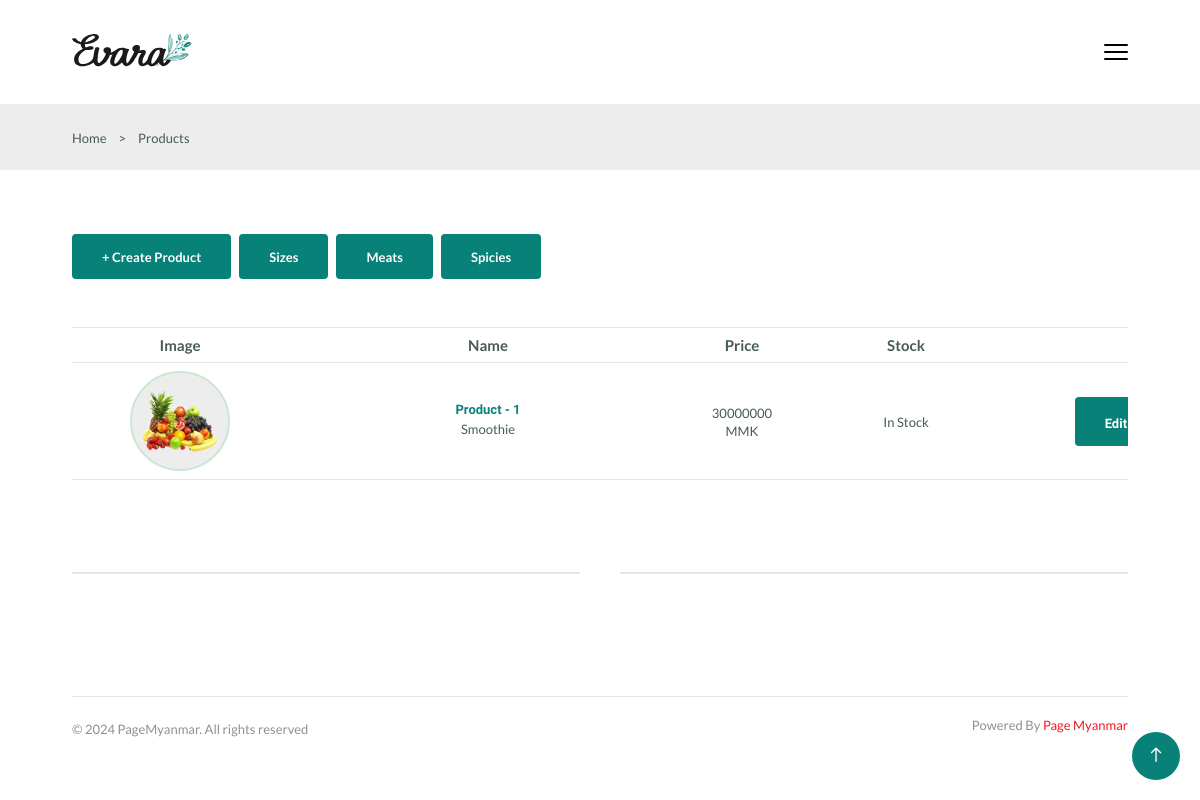
/shop/ (signed in), run on the app's committed database.
### app/models.py (models this page shows, shortened)
class ProductModel(models.Model):
    name = models.CharField(max_length=200)
    image = models.ImageField(upload_to='product/')
    size = models.ManyToManyField(SizeModel)
    meat = models.ManyToManyField(MeatModel)
    spicy = models.ManyToManyField(SpicyModel)
    price = models.IntegerField(default=0,null=True,blank=True)
    stock = models.BooleanField(default=False)
    category = models.ForeignKey(CategoryModel,on_delete=models.SET_NULL,null=True,default=None)
    created_at = models.DateTimeField(auto_now_add=True)
    updated_at = models.DateTimeField(auto_now=True)

class CategoryModel(models.Model):
    name = models.CharField(max_length=200)
    created_at = models.DateTimeField(auto_now_add=True)
    updated_at = models.DateTimeField(auto_now=True)

### app/views.py (the view)
# urls.py: path('shop/',Products),
@login_required(login_url=settings.LOGIN_URL)
@role_permission_required('app.view_productmodel')
def Products(request):
    products = ProductModel.objects.all().order_by('-created_at')
    context = {
        'products': products
    }
    return render(request, 'products.html', context)

### app/context_processors.py (called while the page is built, shortened)
def Counts(request):
    table_id = request.resolver_match.kwargs.get('id')  # Get `id` from the URL kwargs
    return {
        'cart_count': 0,
    }

### app/templatetags/custom_permissions.py (called while the page is built)
@register.filter
def has_role_permission(user, permission_codename):
    if user.is_authenticated and hasattr(user, 'has_permission'):
        return user.has_permission(permission_codename)
    return False

### authentication/models.py (called while the page is built)
    def has_permission(self, perm_codename):
        if self.role:
            return self.role.permissions.filter(codename=perm_codename).exists()
        return False

### templates/products.html (shortened to what this page needs)
{% extends 'components/base.html' %}
{% load custom_permissions %}
{% block body %}
<section class="breadcrumb">
    <ul class="breadcrumb__list flex container">
        <li><a href="/" class="breadcrumb__link">Home</a></li>
        <li><span class="breadcrumb__link">></span></li>
        <li><span class="breadcrumb__link">Products</span></li>
    </ul>
</section>
<section class="cart section--lg container">
    {% if request.user|has_role_permission:'add_productmodel' %}
    <div class="flex" style="margin-bottom: 3rem;">
        <button onclick="window.location.href='/create-product/'"class="btn btn--md">+ Create Product</button>
        <button onclick="window.location.href='/sizes/'" class="btn btn--md">Sizes</button>
        <button onclick="window.location.href='/meats/'" class="btn btn--md">Meats</button>
        <button onclick="window.location.href='/spicies/'" class="btn btn--md">Spicies</button>
    </div>
    {% endif %}
    <div class="table__container">
        <table class="table">
            <tr>
                <th>Image</th>
                <th>Name</th>
                <th>Price</th>
                <th>Stock</th>
                {% if request.user|has_role_permission:'change_productmodel' and request.user|has_role_permission:'delete_productmodel' %}
                <th>Actions</th>
                {% endif %}
            </tr>
            {% for product in products %}
            <tr>
                <td>
                    <div class="table__image">
                        <img src="{{product.image.url}}" alt="{{product.name}}" class="table__img">
                    </div>
                </td>
                <td>
                    <h3 style="white-space: nowrap;" class="table__title">{{product.name}}</h3>
                    <p class="table__description">{{product.category.name}}</p>
                </td>
                <td>
                    <span class="table__price">{{product.price}} MMK</span>
                </td>
                <td>
                    <span class="table__subtotal">{% if product.stock == False %}Out of Stock{% else %}In Stock{% endif %}</span>
                </td>
                {% if request.user|has_role_permission:'change_productmodel' and request.user|has_role_permission:'delete_productmodel' %}
                <td>
                    <a href="/update-product/{{product.id}}/" class="btn btn-es">Edit</a>
                </td>
                {% endif %}
            </tr>
            {% endfor %}
        </table>
    </div>
    <div class="divider">
        <i class="fi fi-rs-fingerprint"></i>
    </div>
</section>
{% endblock %}

### data on the page
ProductModel: image (picture), name "Product - 1", category.name "Smoothie", price "30000000", stock "In Stock"
